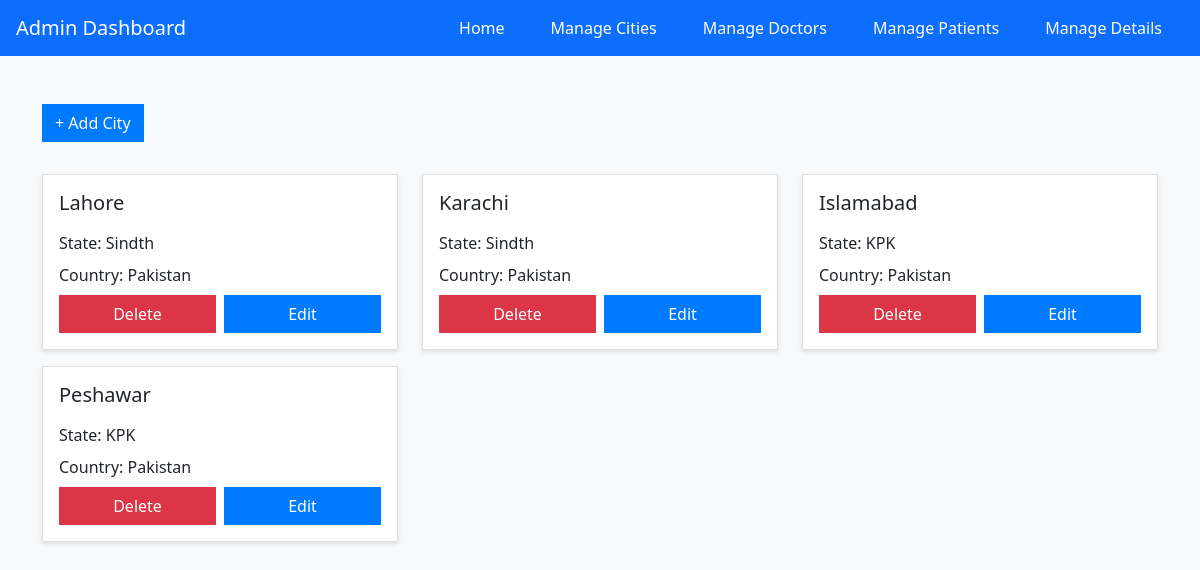
The page /Admin/managecities.php on the database its author committed.
### tables this page shows
CREATE TABLE `cities` (
  `city_id` int(11) NOT NULL,
  `city_name` varchar(50) NOT NULL,
  `state` varchar(50) NOT NULL,
  `country` varchar(50) NOT NULL,
  `last_added` date NOT NULL DEFAULT current_timestamp()
);

### Admin/managecities.php (the view, shortened to what this page needs)
<?php
include "../conn.php";
?>
<!DOCTYPE html>
<html lang="en">
<head>
  <link rel="stylesheet" href="../css/style.css">
  <link rel="stylesheet" href="https://cdnjs.cloudflare.com/ajax/libs/bootstrap/5.0.0-beta3/css/bootstrap.min.css">
  <link rel="stylesheet" href="https://cdnjs.cloudflare.com/ajax/libs/font-awesome/5.15.3/css/all.min.css">
</head>
<body>
  <?php include 'navbarAdmin.php'; ?>
  <div class="container py-5">
    <div class="row">
      <div class="col-md-12">
        <button class="btn btn-primary add-button rounded-0" data-bs-toggle="modal" data-bs-target="#addCityModal">+ Add City</button>
      </div>
    </div>
    <div class="row">
      <?php
      $result = mysqli_query($conn, "SELECT * FROM hms.cities");
      while($row = mysqli_fetch_array($result)) {
        echo '<div class="col-md-4">
                <div class="card mb-3">
                  <div class="card-body">
                    <h5 class="card-title">'.$row['city_name'].'</h5>
                    <p class="card-text">State: '.$row['state'].'</p>
                    <p class="card-text">Country: '.$row['country'].'</p>
                    <div class="d-flex justify-content-between">
                      <a href="?deleteCity='.$row['city_id'].'" class="btn btn-danger rounded-0 w-50 me-1">Delete</a>
                      <button class="btn btn-primary rounded-0 w-50 ms-1" data-bs-toggle="modal" data-bs-target="#editCityModal'.$row['city_id'].'">Edit</button>
                    </div>
                  </div>
                </div>
              </div>';
      }
      ?>
    </div>
  </div>
</body>
</html>

### Admin/managecities.php (style rules this page uses)
body { background-color: #f8f9fa; }
.card { border-radius: 0px; box-shadow: 0 2px 4px rgba(0, 0, 0, 0.1); }
.card-title { font-size: 1.25rem; margin-bottom: 1rem; }
.card-text { font-size: 1rem; margin-bottom: 0.5rem; }
.btn-primary { background-color: #007bff; border-color: #007bff; }
.add-button { margin-bottom: 2rem; }

### rows shown on the page
cities: city_name "Lahore", state "Sindth", country "Pakistan"
cities: city_name "Karachi", state "Sindth", country "Pakistan"
cities: city_name "Islamabad", state "KPK", country "Pakistan"
cities: city_name "Peshawar", state "KPK", country "Pakistan"
